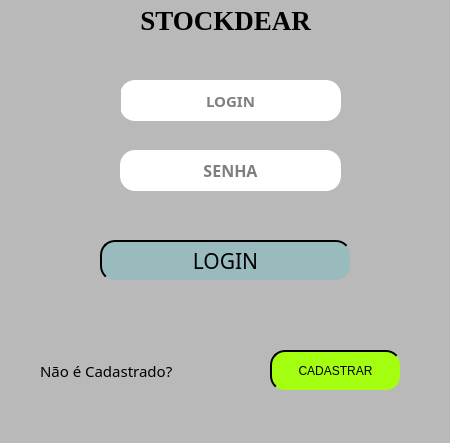
<?xml version="1.0" encoding="UTF-8"?>
<ui version="4.0">
 <class>MainWindow</class>
 <widget class="QMainWindow" name="MainWindow">
  <property name="geometry">
   <rect>
    <x>0</x>
    <y>0</y>
    <width>450</width>
    <height>443</height>
   </rect>
  </property>
  <property name="font">
   <font>
    <family>MS Sans Serif</family>
    <pointsize>19</pointsize>
   </font>
  </property>
  <property name="windowTitle">
   <string>TELA DE LOGIN</string>
  </property>
  <property name="styleSheet">
   <string notr="true">background-color :rgb(185, 185, 185)</string>
  </property>
  <widget class="QWidget" name="centralwidget">
   <widget class="QPushButton" name="entrar">
    <property name="geometry">
     <rect>
      <x>100</x>
      <y>240</y>
      <width>251</width>
      <height>41</height>
     </rect>
    </property>
    <property name="font">
     <font>
      <family>Segoe MDL2 Assets</family>
      <pointsize>16</pointsize>
     </font>
    </property>
    <property name="cursor">
     <cursorShape>OpenHandCursor</cursorShape>
    </property>
    <property name="styleSheet">
     <string notr="true">background-color: rgb(153, 187, 190);
border-style: outset;
border-width: 2px;
border-radius: 15px


</string>
    </property>
    <property name="text">
     <string>LOGIN</string>
    </property>
   </widget>
   <widget class="QLabel" name="label">
    <property name="geometry">
     <rect>
      <x>130</x>
      <y>10</y>
      <width>191</width>
      <height>21</height>
     </rect>
    </property>
    <property name="font">
     <font>
      <family>Georgia</family>
      <pointsize>20</pointsize>
      <weight>75</weight>
      <bold>true</bold>
     </font>
    </property>
    <property name="cursor">
     <cursorShape>UpArrowCursor</cursorShape>
    </property>
    <property name="styleSheet">
     <string notr="true"/>
    </property>
    <property name="text">
     <string>STOCKDEAR</string>
    </property>
    <property name="alignment">
     <set>Qt::AlignCenter</set>
    </property>
   </widget>
   <widget class="QLineEdit" name="login">
    <property name="geometry">
     <rect>
      <x>120</x>
      <y>80</y>
      <width>221</width>
      <height>41</height>
     </rect>
    </property>
    <property name="font">
     <font>
      <family>Ebrima</family>
      <pointsize>11</pointsize>
      <weight>75</weight>
      <bold>true</bold>
     </font>
    </property>
    <property name="styleSheet">
     <string notr="true">background-color: rgb(255, 255, 255);
border-radius: 15px;
border-style: outset;
border-widht: 2px
</string>
    </property>
    <property name="alignment">
     <set>Qt::AlignCenter</set>
    </property>
    <property name="placeholderText">
     <string>LOGIN</string>
    </property>
   </widget>
   <widget class="QLineEdit" name="senha">
    <property name="geometry">
     <rect>
      <x>120</x>
      <y>150</y>
      <width>221</width>
      <height>41</height>
     </rect>
    </property>
    <property name="font">
     <font>
      <family>Ebrima</family>
      <pointsize>12</pointsize>
      <weight>75</weight>
      <bold>true</bold>
     </font>
    </property>
    <property name="styleSheet">
     <string notr="true">background-color: rgb(255, 255, 255);
border-radius: 15px;
border-style: outset;
border-widht: 2px</string>
    </property>
    <property name="echoMode">
     <enum>QLineEdit::Password</enum>
    </property>
    <property name="alignment">
     <set>Qt::AlignCenter</set>
    </property>
    <property name="placeholderText">
     <string>SENHA</string>
    </property>
   </widget>
   <widget class="QLabel" name="label_2">
    <property name="geometry">
     <rect>
      <x>70</x>
      <y>150</y>
      <width>41</width>
      <height>31</height>
     </rect>
    </property>
    <property name="text">
     <string/>
    </property>
    <property name="pixmap">
     <pixmap>../../Downloads/9104933041582518282-32.png</pixmap>
    </property>
    <property name="alignment">
     <set>Qt::AlignCenter</set>
    </property>
   </widget>
   <widget class="QLabel" name="label_3">
    <property name="geometry">
     <rect>
      <x>70</x>
      <y>80</y>
      <width>51</width>
      <height>41</height>
     </rect>
    </property>
    <property name="text">
     <string/>
    </property>
    <property name="pixmap">
     <pixmap>../../Downloads/5722348461605810028-32.png</pixmap>
    </property>
    <property name="alignment">
     <set>Qt::AlignCenter</set>
    </property>
   </widget>
   <widget class="QLabel" name="label_4">
    <property name="geometry">
     <rect>
      <x>40</x>
      <y>360</y>
      <width>141</width>
      <height>21</height>
     </rect>
    </property>
    <property name="font">
     <font>
      <family>Ebrima</family>
      <pointsize>11</pointsize>
     </font>
    </property>
    <property name="text">
     <string>Não é Cadastrado?</string>
    </property>
   </widget>
   <widget class="QPushButton" name="cadastrar">
    <property name="geometry">
     <rect>
      <x>270</x>
      <y>350</y>
      <width>131</width>
      <height>41</height>
     </rect>
    </property>
    <property name="styleSheet">
     <string notr="true">background-color: rgb(163, 255, 15);
border-style: outset;
border-width: 2px;
border-radius: 15px
</string>
    </property>
    <property name="text">
     <string>CADASTRAR</string>
    </property>
   </widget>
   <widget class="QLabel" name="incorreta">
    <property name="geometry">
     <rect>
      <x>110</x>
      <y>203</y>
      <width>221</width>
      <height>20</height>
     </rect>
    </property>
    <property name="font">
     <font>
      <family>Ebrima</family>
      <pointsize>12</pointsize>
     </font>
    </property>
    <property name="styleSheet">
     <string notr="true">color: rgb(255, 0, 0);</string>
    </property>
    <property name="text">
     <string/>
    </property>
    <property name="alignment">
     <set>Qt::AlignCenter</set>
    </property>
   </widget>
  </widget>
  <widget class="QMenuBar" name="menubar">
   <property name="geometry">
    <rect>
     <x>0</x>
     <y>0</y>
     <width>450</width>
     <height>21</height>
    </rect>
   </property>
  </widget>
  <widget class="QStatusBar" name="statusbar"/>
 </widget>
 <resources/>
 <connections/>
</ui>
